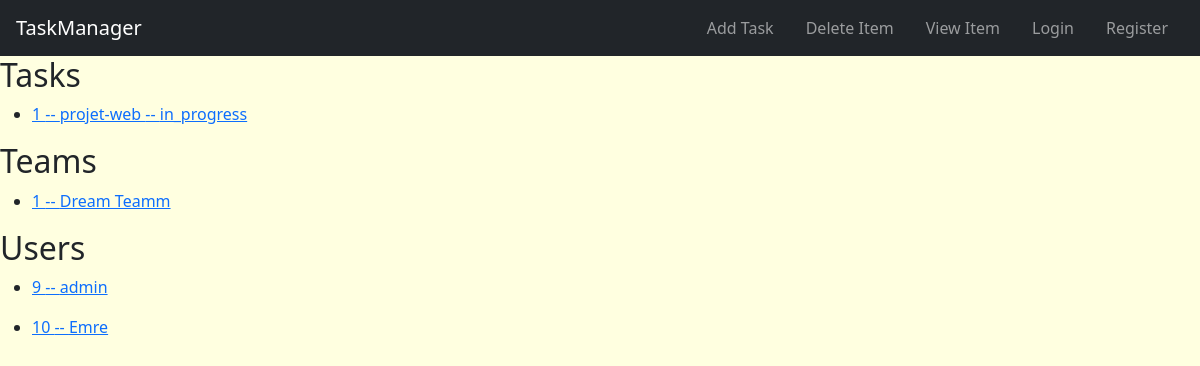
Before: / with the older database file.
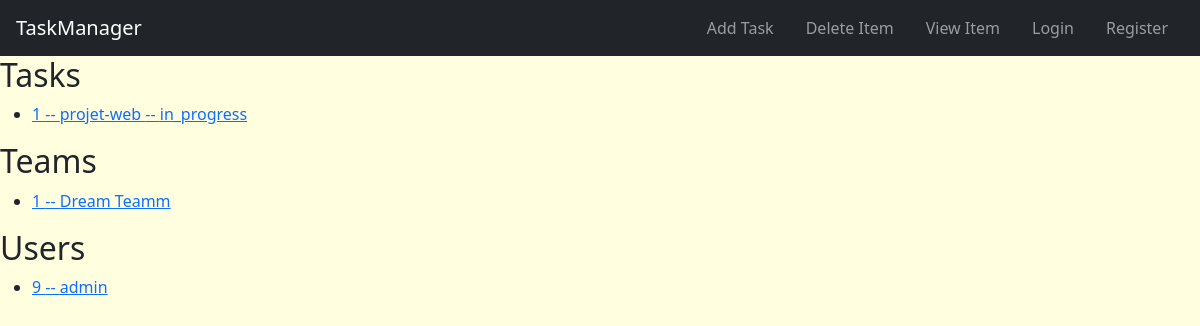
After: the same page with the newer database file.
### tasks/models.py (models this page shows, shortened)
class Task(models.Model):
    STATUS_CHOICES = [
        ('todo', 'To Do'),
        ('in_progress', 'In Progress'),
        ('done', 'Done'),
    ]
    title = models.CharField(max_length=200)
    status = models.CharField(max_length=20, choices=STATUS_CHOICES, default='todo')
    description = models.TextField(blank=True)
    users = models.ManyToManyField(User, related_name='tasks')  # Users assigned to the task
    teams = models.ManyToManyField(Team, related_name='tasks' , blank=True)  # Teams related to the task
    subtasks = models.ManyToManyField('self', symmetrical=False, blank=True, related_name='parent_tasks')  # Optional sub-task linkage
    created_at = models.DateTimeField(auto_now_add=True)
    updated_at = models.DateTimeField(auto_now=True)
    deadline = models.DateTimeField(null=True, blank=True)

class Team(models.Model): # One user can be a team
    name = models.CharField(max_length=100)
    users = models.ManyToManyField(User, related_name='teams')

class UserProfile(models.Model):
    user = models.OneToOneField(User, on_delete=models.CASCADE)# if we delete user we delete theri profile too
    description = models.TextField(blank=True)
    image = models.ImageField(max_length=500,default="profile_pictures/placeholder.png",upload_to="profile_pictures")

### tasks/views.py (the view)
# urls.py: path("", views.index, name="index"), # we remoed it because we wont create other applications
def index(request):
    task_list = Task.objects.all()
    team_list = Team.objects.all()
    user_list = UserProfile.objects.all()
    context = { # we use this to create dynamique pages we use this variable as an attribute | we use the content in it like objects
        "task_list":task_list,
        "team_list":team_list,
        "user_list":user_list,
    }
    return render(request,"index.html",context)

### tasks/templates/index.html (shortened to what this page needs)
{% extends 'base.html' %}
    {% block body %}
    <section>
        <h2> Tasks</h2>
        {% for task in task_list %}
        <ul>
            <li>
                <a href="{% url 'task:detail_task' task.id %}"> {{ task.id }} -- {{task.title}} -- {{task.status}}</a>
            </li>
        </ul>
        {% endfor %}
    </section>
    <section>
        <h2> Teams</h2>
        {% for team in team_list %}
        <ul>
            <li>
                <a href="{% url 'task:detail_team' team.id %}"> {{ team.id }} -- {{team.name}} </a>
            </li>
        </ul>
        {% endfor %}
    </section>
    <section>
        <h2> Users</h2>
        {% for user in user_list %}
        <ul>
            <li>
                <a href="{% url 'task:detail_user' user.id %}">
                    {{ user.id }} -- {{ user.user.username }}
                </a>
            </li>
        </ul>
        {% endfor %}
    </section>
    {% endblock %}

Changed rows visible on the page:
removed UserProfile: id "10", user.username "Emre"
